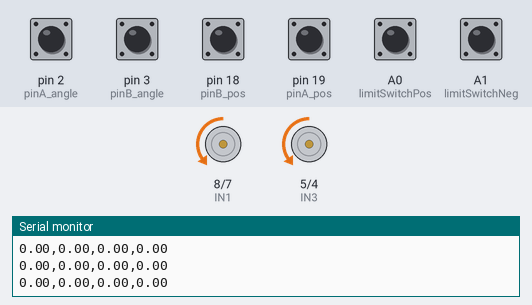
Bench run of a sketch on a simulated Arduino Mega 2560, built with avr-gcc and run on an emulated ATmega2560. Shown: motor-driver pin pairs drawn as motors (green arrow = first pin HIGH = forward, orange = second pin HIGH = backward, longer = more drive, scaled by the enable pin), the last lines printed to the serial monitor. Inputs (shaded band) come from the test bench; at power-on: A0 (limitSwitchPos), A1 (limitSwitchNeg), pin 2 (pinA_angle), pin 3 (pinB_angle), pin 18 (pinB_pos), pin 19 (pinA_pos) HIGH.

Above: at 1.2 s.
1.3 s: pin 2 (pinA_angle) pulled LOW for 0.15 s
At 1.39 s:
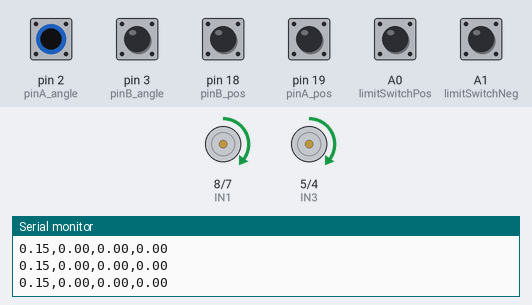
2.9 s: A0 (limitSwitchPos) pulled LOW for 0.15 s
At 2.97 s:
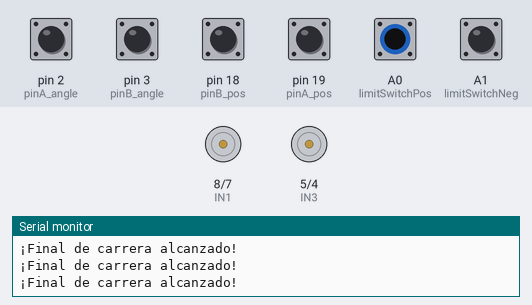
4.5 s: pin 3 (pinB_angle) pulled LOW for 1 s
At 6.1 s:
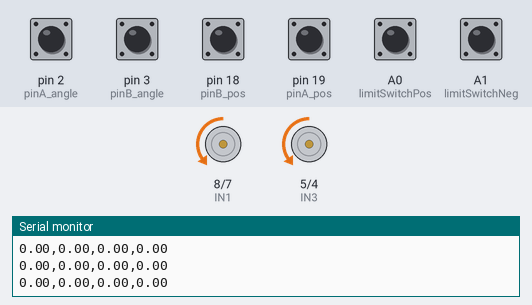
7.0 s: pin 2 (pinA_angle) pulled LOW for 1 s
At 7.4 s:
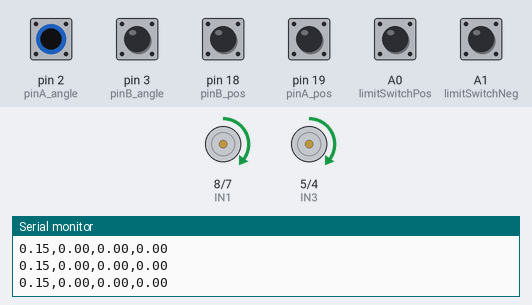
Timing chart, 0 to 10.0 s (numbered marks = the images above; inputs shaded):
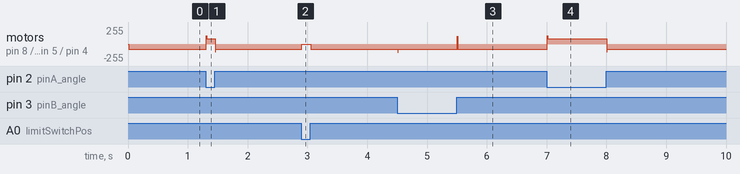

The sketch:

LQRControl.ino
```cpp
// ===== CONFIGURACIÓN DE PINES DEL PUENTE H (L298N) =====
// Canal A
const int ENA = 9;    // PWM Motor A (pin PWM)
const int IN1 = 8;    // Dirección 1 Motor A
const int IN2 = 7;    // Dirección 2 Motor A

// Canal B
const int ENB = 6;    // PWM Motor B (pin PWM)
const int IN3 = 5;    // Dirección 1 Motor B
const int IN4 = 4;    // Dirección 2 Motor B

// ===== ENCODERS Y FINALES DE CARRERA =====
// Encoder del péndulo (ángulo)
const byte pinA_angle = 2;   // Interrupción 0 en Mega
const byte pinB_angle = 3;   // Interrupción 1 en Mega

// Encoder del carro (posición)
const byte pinA_pos = 19;    // Interrupción 4 en Mega
const byte pinB_pos = 18;    // Interrupción 5 en Mega

// Finales de carrera
const byte limitSwitchPos = A0;
const byte limitSwitchNeg = A1;

// ===== PARÁMETROS DEL SISTEMA =====
const long PPR = 600;                     // Pulsos por revolución del encoder
const long countsPerRev = PPR * 4;        // Cuadratura (4 pulsos por ciclo)
const float degPerCount = 360.0 / countsPerRev;  // Grados por pulso
const float cmPerCount = 15.0 / countsPerRev;    // 15 cm por vuelta

// ===== VARIABLES GLOBALES =====
volatile long angle_count = 0;            // Cuenta del encoder de ángulo
volatile long position_count = 0;         // Cuenta del encoder de posición

// Ganancia LQR: [K1_theta, K2_theta_dot, K3_x, K4_x_dot]
float K_lqr[4] = {41.9561, 7.7892, 3.5355, 4.6583};  // Ajustar según modelo

// Vector de estado: [ángulo (°), velocidad angular (°/s), posición (cm), velocidad (cm/s)]
float x[4] = {0, 0, 0, 0};

// Tiempo de control (100Hz)
unsigned long lastTime = 0;
const float dt = 0.01;                    // Intervalo de control (10 ms)

// ===== SETUP =====
void setup() {
  // Configuración de pines del puente H
  // Canal A
  pinMode(ENA, OUTPUT);
  pinMode(IN1, OUTPUT);
  pinMode(IN2, OUTPUT);

  // Canal B
  pinMode(ENB, OUTPUT);
  pinMode(IN3, OUTPUT);
  pinMode(IN4, OUTPUT);

  // Encoders (pull-up interno)
  pinMode(pinA_angle, INPUT_PULLUP);
  pinMode(pinB_angle, INPUT_PULLUP);
  pinMode(pinA_pos, INPUT_PULLUP);
  pinMode(pinB_pos, INPUT_PULLUP);

  // Finales de carrera
  pinMode(limitSwitchPos, INPUT_PULLUP);
  pinMode(limitSwitchNeg, INPUT_PULLUP);

  // Interrupciones para encoders
  attachInterrupt(digitalPinToInterrupt(pinA_angle), isrEncoderA_angle, CHANGE);
  attachInterrupt(digitalPinToInterrupt(pinB_angle), isrEncoderB_angle, CHANGE);
  attachInterrupt(digitalPinToInterrupt(pinA_pos), isrEncoderA_pos, CHANGE);
  attachInterrupt(digitalPinToInterrupt(pinB_pos), isrEncoderB_pos, CHANGE);

  Serial.begin(115200);
  Serial.println("Controlador LQR inicializado");
}

// ===== LOOP PRINCIPAL =====
void loop() {
  unsigned long currentTime = millis();
  float deltaTime = (currentTime - lastTime) / 1000.0;

  if (deltaTime >= dt) {
    // Leer encoders (sin interrupciones)
    noInterrupts();
    long current_angle = angle_count;
    long current_position = position_count;
    interrupts();

    // Calcular ángulo (-180° a 180°)
    float angle = current_angle * degPerCount;
    angle = fmod(angle + 360.0, 360.0);
    if (angle > 180.0) angle -= 360.0;

    // Calcular posición (cm)
    float position = current_position * cmPerCount;

    // Calcular velocidades (sin filtro)
    float ang_velocity = (angle - x[0]) / dt;  // Velocidad angular (°/s)
    float velocity = (position - x[2]) / dt;   // Velocidad lineal (cm/s)

    // Actualizar vector de estado
    x[0] = angle;            // Ángulo actual
    x[1] = ang_velocity;     // Velocidad angular
    x[2] = position;         // Posición actual
    x[3] = velocity;         // Velocidad lineal

    // Verificar finales de carrera (detener motores si se activan)
    if (digitalRead(limitSwitchPos) == LOW || digitalRead(limitSwitchNeg) == LOW) {
      stopMotors();
      Serial.println("¡Final de carrera alcanzado!");
      lastTime = currentTime;
      return;
    }

    // ===== CONTROL LQR =====
    // u = K1*theta + K2*theta_dot + K3*x + K4*x_dot
    float u = K_lqr[0] * x[0]    // K1 * ángulo
            + K_lqr[1] * x[1]    // K2 * velocidad angular
            + K_lqr[2] * x[2]    // K3 * posición
            + K_lqr[3] * x[3];   // K4 * velocidad

    // Aplicar señal a los motores (mínimo PWM = 50 para vencer fricción)
    int pwm = constrain(abs(u), 80, 255);

    // Dirección de los motores (depende del signo de u)
    if (u > 0) {
      // Motor (avance)
      digitalWrite(IN1, HIGH);
      digitalWrite(IN2, LOW);
      // Motor (avance - sincronizado con A)
      digitalWrite(IN3, HIGH);
      digitalWrite(IN4, LOW);
    } else {
      // Motor (retroceso)
      digitalWrite(IN1, LOW);
      digitalWrite(IN2, HIGH);
      // Motor (retroceso - sincronizado con A)
      digitalWrite(IN3, LOW);
      digitalWrite(IN4, HIGH);
    }

    // Escribir PWM
    analogWrite(ENA, pwm);
    analogWrite(ENB, pwm);

    // Debug por Serial
    // Formato CSV
    Serial.print(x[0], 2);
    Serial.print(',');
    Serial.print(x[1], 2);
    Serial.print(',');
    Serial.print(x[2], 2);
    Serial.print(',');
    Serial.println(x[3], 2);


    // Formato Serial Monitor
    //Serial.print("Ángulo: "); Serial.print(x[0], 1); Serial.print("° | ");
    // Serial.print("VelAng: "); Serial.print(x[1], 1); Serial.print("°/s | ");
    // Serial.print("Pos: "); Serial.print(x[2], 1); Serial.print("cm | ");
    // Serial.print("Vel: "); Serial.print(x[3], 1); Serial.print("cm/s | ");
    // Serial.print("PWM: "); Serial.println(pwm);

    lastTime = currentTime;
  }
}

// ===== FUNCIONES AUXILIARES =====
void stopMotors() {
  // Detener motor
  digitalWrite(IN1, LOW);
  digitalWrite(IN2, LOW);
  digitalWrite(IN3, LOW);
  digitalWrite(IN4, LOW);
  analogWrite(ENA, 0);
  analogWrite(ENB, 0);
}

// ===== INTERRUPCIONES PARA ENCODERS =====
// Encoder de ángulo (péndulo)
void isrEncoderA_angle() {
  if (digitalRead(pinA_angle)) {
    angle_count += (digitalRead(pinB_angle) ? -1 : 1);
  } else {
    angle_count += (digitalRead(pinB_angle) ? 1 : -1);
  }
}

void isrEncoderB_angle() {
  if (digitalRead(pinB_angle)) {
    angle_count += (digitalRead(pinA_angle) ? 1 : -1);
  } else {
    angle_count += (digitalRead(pinA_angle) ? -1 : 1);
  }
}

// Encoder de posición (carro)
void isrEncoderA_pos() {
  if (digitalRead(pinA_pos)) {
    position_count += (digitalRead(pinB_pos) ? -1 : 1);
  } else {
    position_count += (digitalRead(pinB_pos) ? 1 : -1);
  }
}

void isrEncoderB_pos() {
  if (digitalRead(pinB_pos)) {
    position_count += (digitalRead(pinA_pos) ? 1 : -1);
  } else {
    position_count += (digitalRead(pinA_pos) ? -1 : 1);
  }
}
```

Measured:
- after the input at 1.3 s, motor on pin 8 (IN1) / pin 7 (IN2), motor on pin 5 (IN3) / pin 4 (IN4): backward 80/255 → forward 80/255 at once, → backward 80/255 0.15 s later
- after the input at 2.9 s, motor on pin 8 (IN1) / pin 7 (IN2), motor on pin 5 (IN3) / pin 4 (IN4): backward 80/255 → stopped at once, → backward 80/255 0.15 s later
- after the input at 4.5 s, motor on pin 8 (IN1) / pin 7 (IN2), motor on pin 5 (IN3) / pin 4 (IN4): backward 80/255 → backward 123/255 at once, → backward 80/255 0.01 s later, → forward 116/255 0.98 s later, → backward 80/255 0.01 s later
- after the input at 7.0 s, motor on pin 8 (IN1) / pin 7 (IN2), motor on pin 5 (IN3) / pin 4 (IN4): backward 80/255 → forward 80/255 at once, → backward 80/255 0.99 s later
